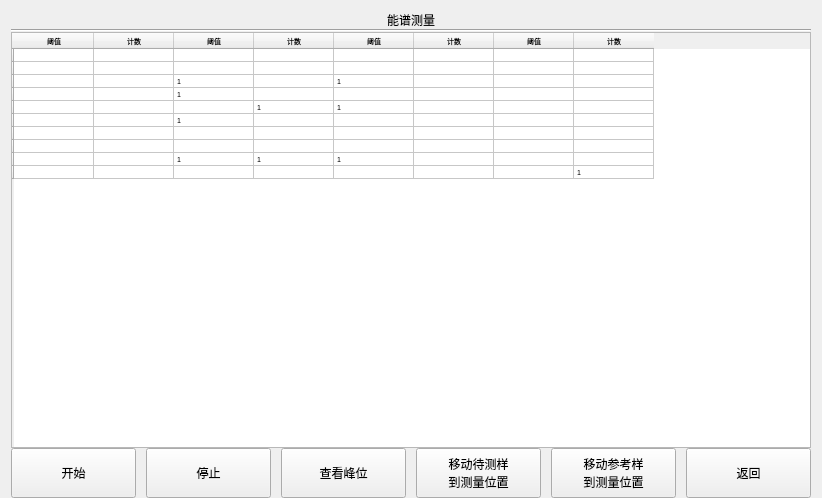
<?xml version="1.0" encoding="UTF-8"?>
<ui version="4.0">
 <class>spectrummeasurement</class>
 <widget class="QWidget" name="spectrummeasurement">
  <property name="geometry">
   <rect>
    <x>0</x>
    <y>0</y>
    <width>822</width>
    <height>498</height>
   </rect>
  </property>
  <property name="windowTitle">
   <string>Form</string>
  </property>
  <layout class="QGridLayout" name="gridLayout">
   <property name="bottomMargin">
    <number>0</number>
   </property>
   <item row="0" column="0">
    <layout class="QVBoxLayout" name="verticalLayout" stretch="0,0,0,0,0">
     <property name="spacing">
      <number>0</number>
     </property>
     <item>
      <widget class="QLabel" name="label">
       <property name="text">
        <string>能谱测量</string>
       </property>
       <property name="alignment">
        <set>Qt::AlignCenter</set>
       </property>
      </widget>
     </item>
     <item>
      <widget class="Line" name="line">
       <property name="orientation">
        <enum>Qt::Horizontal</enum>
       </property>
      </widget>
     </item>
     <item>
      <widget class="QTableWidget" name="tableWidget">
       <property name="font">
        <font>
         <pointsize>5</pointsize>
        </font>
       </property>
       <attribute name="horizontalHeaderDefaultSectionSize">
        <number>80</number>
       </attribute>
       <attribute name="verticalHeaderDefaultSectionSize">
        <number>5</number>
       </attribute>
       <row>
        <property name="text">
         <string/>
        </property>
       </row>
       <row>
        <property name="text">
         <string/>
        </property>
       </row>
       <row>
        <property name="text">
         <string/>
        </property>
       </row>
       <row>
        <property name="text">
         <string/>
        </property>
       </row>
       <row>
        <property name="text">
         <string/>
        </property>
       </row>
       <row>
        <property name="text">
         <string/>
        </property>
       </row>
       <row>
        <property name="text">
         <string/>
        </property>
       </row>
       <row>
        <property name="text">
         <string/>
        </property>
       </row>
       <row>
        <property name="text">
         <string/>
        </property>
       </row>
       <row>
        <property name="text">
         <string/>
        </property>
       </row>
       <column>
        <property name="text">
         <string>阈值</string>
        </property>
       </column>
       <column>
        <property name="text">
         <string>计数</string>
        </property>
       </column>
       <column>
        <property name="text">
         <string>阈值</string>
        </property>
       </column>
       <column>
        <property name="text">
         <string>计数</string>
        </property>
       </column>
       <column>
        <property name="text">
         <string>阈值</string>
        </property>
       </column>
       <column>
        <property name="text">
         <string>计数</string>
        </property>
       </column>
       <column>
        <property name="text">
         <string>阈值</string>
        </property>
       </column>
       <column>
        <property name="text">
         <string>计数</string>
        </property>
       </column>
       <item row="0" column="0">
        <property name="text">
         <string/>
        </property>
       </item>
       <item row="1" column="0">
        <property name="text">
         <string/>
        </property>
       </item>
       <item row="2" column="0">
        <property name="text">
         <string/>
        </property>
       </item>
       <item row="2" column="2">
        <property name="text">
         <string>1</string>
        </property>
       </item>
       <item row="2" column="4">
        <property name="text">
         <string>1</string>
        </property>
       </item>
       <item row="3" column="2">
        <property name="text">
         <string>1</string>
        </property>
       </item>
       <item row="4" column="0">
        <property name="text">
         <string/>
        </property>
       </item>
       <item row="4" column="3">
        <property name="text">
         <string>1</string>
        </property>
       </item>
       <item row="4" column="4">
        <property name="text">
         <string>1</string>
        </property>
       </item>
       <item row="5" column="2">
        <property name="text">
         <string>1</string>
        </property>
       </item>
       <item row="7" column="6">
        <property name="text">
         <string/>
        </property>
       </item>
       <item row="7" column="7">
        <property name="text">
         <string/>
        </property>
       </item>
       <item row="8" column="2">
        <property name="text">
         <string>1</string>
        </property>
       </item>
       <item row="8" column="3">
        <property name="text">
         <string>1</string>
        </property>
       </item>
       <item row="8" column="4">
        <property name="text">
         <string>1</string>
        </property>
       </item>
       <item row="8" column="6">
        <property name="text">
         <string/>
        </property>
       </item>
       <item row="8" column="7">
        <property name="text">
         <string/>
        </property>
       </item>
       <item row="9" column="6">
        <property name="text">
         <string/>
        </property>
       </item>
       <item row="9" column="7">
        <property name="text">
         <string>1</string>
        </property>
       </item>
      </widget>
     </item>
     <item>
      <layout class="QHBoxLayout" name="horizontalLayout_2">
       <property name="spacing">
        <number>10</number>
       </property>
       <property name="margin">
        <number>0</number>
       </property>
       <item>
        <widget class="QPushButton" name="pushButton">
         <property name="enabled">
          <bool>true</bool>
         </property>
         <property name="sizePolicy">
          <sizepolicy hsizetype="Preferred" vsizetype="Fixed">
           <horstretch>0</horstretch>
           <verstretch>0</verstretch>
          </sizepolicy>
         </property>
         <property name="minimumSize">
          <size>
           <width>0</width>
           <height>50</height>
          </size>
         </property>
         <property name="maximumSize">
          <size>
           <width>16777215</width>
           <height>60</height>
          </size>
         </property>
         <property name="baseSize">
          <size>
           <width>0</width>
           <height>0</height>
          </size>
         </property>
         <property name="styleSheet">
          <string notr="true"/>
         </property>
         <property name="text">
          <string>开始</string>
         </property>
         <property name="iconSize">
          <size>
           <width>16</width>
           <height>16</height>
          </size>
         </property>
        </widget>
       </item>
       <item>
        <widget class="QPushButton" name="pushButton_2">
         <property name="enabled">
          <bool>true</bool>
         </property>
         <property name="sizePolicy">
          <sizepolicy hsizetype="Preferred" vsizetype="Fixed">
           <horstretch>0</horstretch>
           <verstretch>0</verstretch>
          </sizepolicy>
         </property>
         <property name="minimumSize">
          <size>
           <width>0</width>
           <height>50</height>
          </size>
         </property>
         <property name="maximumSize">
          <size>
           <width>16777215</width>
           <height>60</height>
          </size>
         </property>
         <property name="baseSize">
          <size>
           <width>0</width>
           <height>0</height>
          </size>
         </property>
         <property name="styleSheet">
          <string notr="true"/>
         </property>
         <property name="text">
          <string>停止</string>
         </property>
         <property name="iconSize">
          <size>
           <width>16</width>
           <height>16</height>
          </size>
         </property>
        </widget>
       </item>
       <item>
        <widget class="QPushButton" name="pushButton_6">
         <property name="enabled">
          <bool>true</bool>
         </property>
         <property name="sizePolicy">
          <sizepolicy hsizetype="Preferred" vsizetype="Fixed">
           <horstretch>0</horstretch>
           <verstretch>0</verstretch>
          </sizepolicy>
         </property>
         <property name="minimumSize">
          <size>
           <width>0</width>
           <height>50</height>
          </size>
         </property>
         <property name="maximumSize">
          <size>
           <width>16777215</width>
           <height>60</height>
          </size>
         </property>
         <property name="text">
          <string>查看峰位</string>
         </property>
        </widget>
       </item>
       <item>
        <widget class="QPushButton" name="pushButton_5">
         <property name="enabled">
          <bool>true</bool>
         </property>
         <property name="sizePolicy">
          <sizepolicy hsizetype="Preferred" vsizetype="Fixed">
           <horstretch>0</horstretch>
           <verstretch>0</verstretch>
          </sizepolicy>
         </property>
         <property name="minimumSize">
          <size>
           <width>0</width>
           <height>50</height>
          </size>
         </property>
         <property name="maximumSize">
          <size>
           <width>16777215</width>
           <height>60</height>
          </size>
         </property>
         <property name="text">
          <string>移动待测样
到测量位置</string>
         </property>
        </widget>
       </item>
       <item>
        <widget class="QPushButton" name="pushButton_4">
         <property name="enabled">
          <bool>true</bool>
         </property>
         <property name="sizePolicy">
          <sizepolicy hsizetype="Preferred" vsizetype="Fixed">
           <horstretch>0</horstretch>
           <verstretch>0</verstretch>
          </sizepolicy>
         </property>
         <property name="minimumSize">
          <size>
           <width>0</width>
           <height>50</height>
          </size>
         </property>
         <property name="maximumSize">
          <size>
           <width>16777215</width>
           <height>60</height>
          </size>
         </property>
         <property name="baseSize">
          <size>
           <width>0</width>
           <height>0</height>
          </size>
         </property>
         <property name="text">
          <string>移动参考样
到测量位置</string>
         </property>
         <property name="iconSize">
          <size>
           <width>16</width>
           <height>16</height>
          </size>
         </property>
        </widget>
       </item>
       <item>
        <widget class="QPushButton" name="pushButton_3">
         <property name="enabled">
          <bool>true</bool>
         </property>
         <property name="sizePolicy">
          <sizepolicy hsizetype="Preferred" vsizetype="Fixed">
           <horstretch>0</horstretch>
           <verstretch>0</verstretch>
          </sizepolicy>
         </property>
         <property name="minimumSize">
          <size>
           <width>0</width>
           <height>50</height>
          </size>
         </property>
         <property name="maximumSize">
          <size>
           <width>16777215</width>
           <height>60</height>
          </size>
         </property>
         <property name="baseSize">
          <size>
           <width>0</width>
           <height>0</height>
          </size>
         </property>
         <property name="text">
          <string>返回</string>
         </property>
         <property name="iconSize">
          <size>
           <width>16</width>
           <height>16</height>
          </size>
         </property>
        </widget>
       </item>
      </layout>
     </item>
     <item>
      <layout class="QHBoxLayout" name="horizontalLayout">
       <item>
        <widget class="issample" name="widget" native="true"/>
       </item>
       <item>
        <widget class="ispreheat" name="widget_2" native="true"/>
       </item>
       <item>
        <widget class="date_widget" name="widget_3" native="true"/>
       </item>
      </layout>
     </item>
    </layout>
   </item>
  </layout>
 </widget>
 <customwidgets>
  <customwidget>
   <class>date_widget</class>
   <extends>QWidget</extends>
   <header>date_widget.h</header>
   <container>1</container>
  </customwidget>
  <customwidget>
   <class>issample</class>
   <extends>QWidget</extends>
   <header>issample.h</header>
   <container>1</container>
  </customwidget>
  <customwidget>
   <class>ispreheat</class>
   <extends>QWidget</extends>
   <header>ispreheat.h</header>
   <container>1</container>
  </customwidget>
 </customwidgets>
 <resources/>
 <connections/>
</ui>
